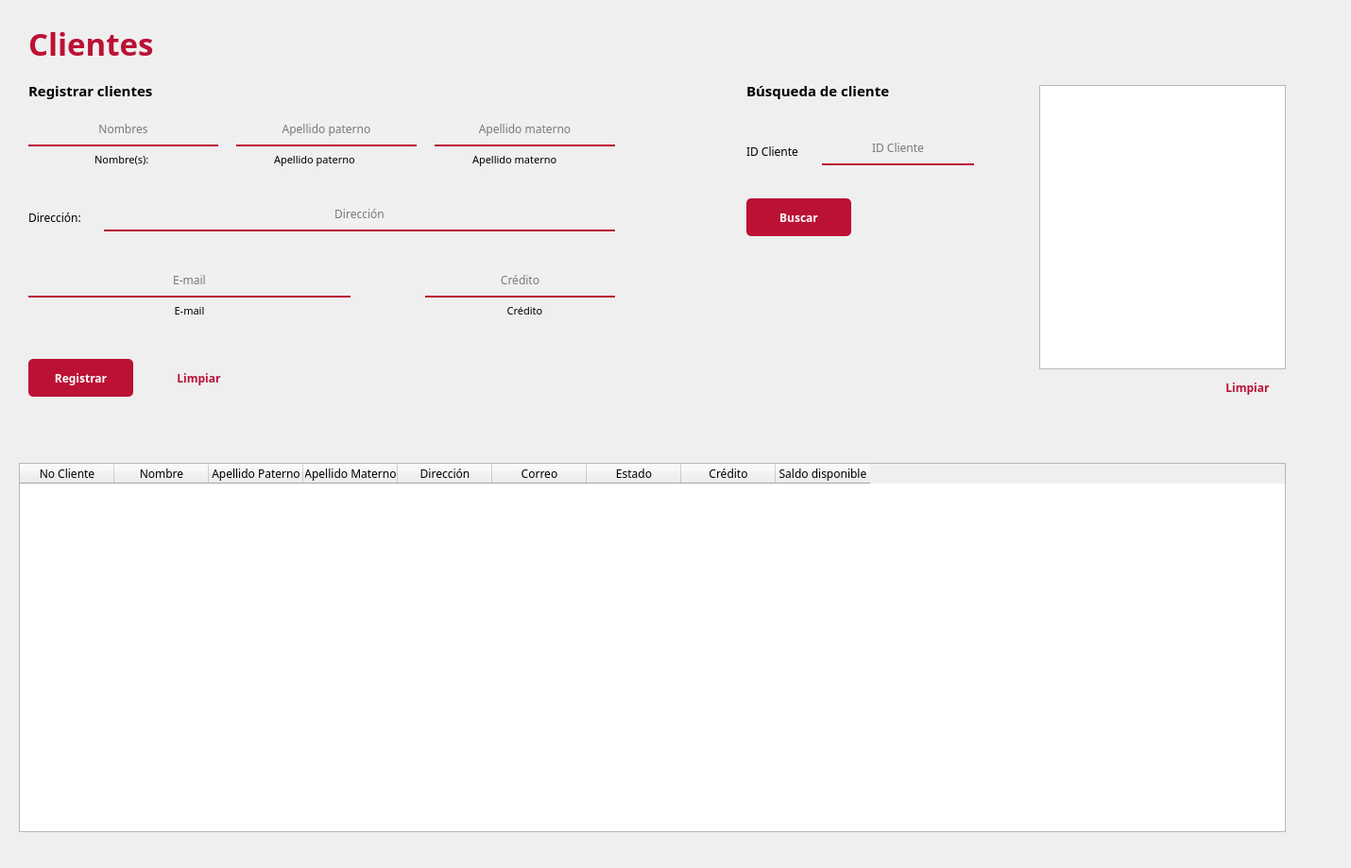
<?xml version="1.0" encoding="UTF-8"?>
<ui version="4.0">
 <class>MainWindow</class>
 <widget class="QMainWindow" name="MainWindow">
  <property name="geometry">
   <rect>
    <x>0</x>
    <y>0</y>
    <width>1430</width>
    <height>919</height>
   </rect>
  </property>
  <property name="font">
   <font>
    <family>Product Sans</family>
   </font>
  </property>
  <property name="windowTitle">
   <string>MainWindow</string>
  </property>
  <widget class="QWidget" name="centralwidget">
   <widget class="QLabel" name="label">
    <property name="geometry">
     <rect>
      <x>30</x>
      <y>10</y>
      <width>261</width>
      <height>71</height>
     </rect>
    </property>
    <property name="font">
     <font>
      <family>Product Sans</family>
      <pointsize>25</pointsize>
      <weight>75</weight>
      <bold>true</bold>
     </font>
    </property>
    <property name="styleSheet">
     <string notr="true">color: #bb1135;</string>
    </property>
    <property name="text">
     <string>Clientes</string>
    </property>
   </widget>
   <widget class="QLabel" name="label_4">
    <property name="geometry">
     <rect>
      <x>30</x>
      <y>80</y>
      <width>201</width>
      <height>31</height>
     </rect>
    </property>
    <property name="font">
     <font>
      <pointsize>11</pointsize>
      <weight>75</weight>
      <bold>true</bold>
     </font>
    </property>
    <property name="text">
     <string>Registrar clientes</string>
    </property>
   </widget>
   <widget class="QLabel" name="label_9">
    <property name="geometry">
     <rect>
      <x>30</x>
      <y>220</y>
      <width>71</width>
      <height>20</height>
     </rect>
    </property>
    <property name="font">
     <font>
      <pointsize>9</pointsize>
     </font>
    </property>
    <property name="text">
     <string>Dirección:</string>
    </property>
   </widget>
   <widget class="QLineEdit" name="txtCredito">
    <property name="geometry">
     <rect>
      <x>450</x>
      <y>280</y>
      <width>201</width>
      <height>35</height>
     </rect>
    </property>
    <property name="font">
     <font>
      <family>Product Sans</family>
      <pointsize>9</pointsize>
     </font>
    </property>
    <property name="styleSheet">
     <string notr="true">QLineEdit {
	background-color: rgb(240, 240, 240);
	border: none;
	border-bottom: 2px solid #bb1135;
}</string>
    </property>
    <property name="text">
     <string/>
    </property>
    <property name="alignment">
     <set>Qt::AlignCenter</set>
    </property>
    <property name="placeholderText">
     <string>Crédito</string>
    </property>
   </widget>
   <widget class="QLineEdit" name="txtNombre">
    <property name="geometry">
     <rect>
      <x>30</x>
      <y>120</y>
      <width>201</width>
      <height>35</height>
     </rect>
    </property>
    <property name="font">
     <font>
      <family>Product Sans</family>
      <pointsize>9</pointsize>
     </font>
    </property>
    <property name="styleSheet">
     <string notr="true">QLineEdit {
	background-color: rgb(240, 240, 240);
	border: none;
	border-bottom: 2px solid #bb1135;
}</string>
    </property>
    <property name="alignment">
     <set>Qt::AlignCenter</set>
    </property>
    <property name="placeholderText">
     <string>Nombres</string>
    </property>
   </widget>
   <widget class="QLineEdit" name="txtMaterno">
    <property name="geometry">
     <rect>
      <x>460</x>
      <y>120</y>
      <width>191</width>
      <height>35</height>
     </rect>
    </property>
    <property name="font">
     <font>
      <family>Product Sans</family>
      <pointsize>9</pointsize>
     </font>
    </property>
    <property name="styleSheet">
     <string notr="true">QLineEdit {
	background-color: rgb(240, 240, 240);
	border: none;
	border-bottom: 2px solid #bb1135;
}</string>
    </property>
    <property name="text">
     <string/>
    </property>
    <property name="alignment">
     <set>Qt::AlignCenter</set>
    </property>
    <property name="placeholderText">
     <string>Apellido materno</string>
    </property>
   </widget>
   <widget class="QLabel" name="label_7">
    <property name="geometry">
     <rect>
      <x>500</x>
      <y>160</y>
      <width>111</width>
      <height>17</height>
     </rect>
    </property>
    <property name="font">
     <font>
      <pointsize>8</pointsize>
     </font>
    </property>
    <property name="text">
     <string>Apellido materno</string>
    </property>
   </widget>
   <widget class="QLineEdit" name="txtEmail">
    <property name="geometry">
     <rect>
      <x>30</x>
      <y>280</y>
      <width>341</width>
      <height>35</height>
     </rect>
    </property>
    <property name="font">
     <font>
      <family>Product Sans</family>
      <pointsize>9</pointsize>
     </font>
    </property>
    <property name="styleSheet">
     <string notr="true">QLineEdit {
	background-color: rgb(240, 240, 240);
	border: none;
	border-bottom: 2px solid #bb1135;
}</string>
    </property>
    <property name="alignment">
     <set>Qt::AlignCenter</set>
    </property>
    <property name="placeholderText">
     <string>E-mail</string>
    </property>
   </widget>
   <widget class="QLabel" name="label_5">
    <property name="geometry">
     <rect>
      <x>100</x>
      <y>160</y>
      <width>71</width>
      <height>17</height>
     </rect>
    </property>
    <property name="font">
     <font>
      <pointsize>8</pointsize>
     </font>
    </property>
    <property name="text">
     <string>Nombre(s):</string>
    </property>
   </widget>
   <widget class="QLabel" name="label_14">
    <property name="geometry">
     <rect>
      <x>160</x>
      <y>320</y>
      <width>81</width>
      <height>17</height>
     </rect>
    </property>
    <property name="font">
     <font>
      <pointsize>8</pointsize>
     </font>
    </property>
    <property name="text">
     <string>E-mail</string>
    </property>
    <property name="alignment">
     <set>Qt::AlignCenter</set>
    </property>
   </widget>
   <widget class="QLabel" name="label_15">
    <property name="geometry">
     <rect>
      <x>510</x>
      <y>320</y>
      <width>91</width>
      <height>17</height>
     </rect>
    </property>
    <property name="font">
     <font>
      <pointsize>8</pointsize>
     </font>
    </property>
    <property name="text">
     <string>Crédito</string>
    </property>
    <property name="alignment">
     <set>Qt::AlignCenter</set>
    </property>
   </widget>
   <widget class="QLineEdit" name="txtDireccion">
    <property name="geometry">
     <rect>
      <x>110</x>
      <y>210</y>
      <width>541</width>
      <height>35</height>
     </rect>
    </property>
    <property name="font">
     <font>
      <family>Product Sans</family>
      <pointsize>9</pointsize>
     </font>
    </property>
    <property name="styleSheet">
     <string notr="true">QLineEdit {
	background-color: rgb(240, 240, 240);
	border: none;
	border-bottom: 2px solid #bb1135;
}</string>
    </property>
    <property name="alignment">
     <set>Qt::AlignCenter</set>
    </property>
    <property name="placeholderText">
     <string>Dirección</string>
    </property>
   </widget>
   <widget class="QLabel" name="label_6">
    <property name="geometry">
     <rect>
      <x>290</x>
      <y>160</y>
      <width>101</width>
      <height>17</height>
     </rect>
    </property>
    <property name="font">
     <font>
      <pointsize>8</pointsize>
     </font>
    </property>
    <property name="text">
     <string>Apellido paterno</string>
    </property>
   </widget>
   <widget class="QLineEdit" name="txtPaterno">
    <property name="geometry">
     <rect>
      <x>250</x>
      <y>120</y>
      <width>191</width>
      <height>35</height>
     </rect>
    </property>
    <property name="font">
     <font>
      <family>Product Sans</family>
      <pointsize>9</pointsize>
     </font>
    </property>
    <property name="styleSheet">
     <string notr="true">QLineEdit {
	background-color: rgb(240, 240, 240);
	border: none;
	border-bottom: 2px solid #bb1135;
}</string>
    </property>
    <property name="text">
     <string/>
    </property>
    <property name="alignment">
     <set>Qt::AlignCenter</set>
    </property>
    <property name="placeholderText">
     <string>Apellido paterno</string>
    </property>
   </widget>
   <widget class="QPushButton" name="btnLimpiar">
    <property name="geometry">
     <rect>
      <x>170</x>
      <y>380</y>
      <width>81</width>
      <height>40</height>
     </rect>
    </property>
    <property name="font">
     <font>
      <family>Product Sans</family>
      <pointsize>9</pointsize>
      <weight>75</weight>
      <bold>true</bold>
     </font>
    </property>
    <property name="styleSheet">
     <string notr="true">QPushButton {
	color: #bb1135;
	border-radius: 5px;
	border: none;
}

QPushButton:pressed {
	color: #4d0000;
}</string>
    </property>
    <property name="text">
     <string>Limpiar</string>
    </property>
   </widget>
   <widget class="QPushButton" name="btnRegistrar">
    <property name="geometry">
     <rect>
      <x>30</x>
      <y>380</y>
      <width>111</width>
      <height>40</height>
     </rect>
    </property>
    <property name="font">
     <font>
      <family>Product Sans</family>
      <pointsize>9</pointsize>
      <weight>75</weight>
      <bold>true</bold>
     </font>
    </property>
    <property name="styleSheet">
     <string notr="true">QPushButton {
	color: #fff;
	background-color: #bb1135;
	border-radius: 5px;
	border: none;
}

QPushButton:pressed {
	background-color: #4d0000;
}</string>
    </property>
    <property name="text">
     <string>Registrar</string>
    </property>
   </widget>
   <widget class="QTableWidget" name="tbwClientes">
    <property name="geometry">
     <rect>
      <x>20</x>
      <y>490</y>
      <width>1341</width>
      <height>391</height>
     </rect>
    </property>
    <property name="font">
     <font>
      <family>Product Sans</family>
     </font>
    </property>
    <column>
     <property name="text">
      <string>No Cliente</string>
     </property>
    </column>
    <column>
     <property name="text">
      <string>Nombre</string>
     </property>
    </column>
    <column>
     <property name="text">
      <string>Apellido Paterno</string>
     </property>
    </column>
    <column>
     <property name="text">
      <string>Apellido Materno</string>
     </property>
    </column>
    <column>
     <property name="text">
      <string>Dirección</string>
     </property>
    </column>
    <column>
     <property name="text">
      <string>Correo</string>
     </property>
    </column>
    <column>
     <property name="text">
      <string>Estado</string>
     </property>
    </column>
    <column>
     <property name="text">
      <string>Crédito</string>
     </property>
    </column>
    <column>
     <property name="text">
      <string>Saldo disponible</string>
     </property>
    </column>
   </widget>
   <widget class="QLabel" name="label_8">
    <property name="geometry">
     <rect>
      <x>790</x>
      <y>80</y>
      <width>201</width>
      <height>31</height>
     </rect>
    </property>
    <property name="font">
     <font>
      <pointsize>11</pointsize>
      <weight>75</weight>
      <bold>true</bold>
     </font>
    </property>
    <property name="text">
     <string>Búsqueda de cliente</string>
    </property>
   </widget>
   <widget class="QLabel" name="label_10">
    <property name="geometry">
     <rect>
      <x>790</x>
      <y>150</y>
      <width>71</width>
      <height>20</height>
     </rect>
    </property>
    <property name="font">
     <font>
      <pointsize>9</pointsize>
     </font>
    </property>
    <property name="text">
     <string>ID Cliente</string>
    </property>
   </widget>
   <widget class="QLineEdit" name="txtIdCliente">
    <property name="geometry">
     <rect>
      <x>870</x>
      <y>140</y>
      <width>161</width>
      <height>35</height>
     </rect>
    </property>
    <property name="font">
     <font>
      <family>Product Sans</family>
      <pointsize>9</pointsize>
     </font>
    </property>
    <property name="styleSheet">
     <string notr="true">QLineEdit {
	background-color: rgb(240, 240, 240);
	border: none;
	border-bottom: 2px solid #bb1135;
}</string>
    </property>
    <property name="alignment">
     <set>Qt::AlignCenter</set>
    </property>
    <property name="placeholderText">
     <string>ID Cliente</string>
    </property>
   </widget>
   <widget class="QPushButton" name="btnBuscar">
    <property name="geometry">
     <rect>
      <x>790</x>
      <y>210</y>
      <width>111</width>
      <height>40</height>
     </rect>
    </property>
    <property name="font">
     <font>
      <family>Product Sans</family>
      <pointsize>9</pointsize>
      <weight>75</weight>
      <bold>true</bold>
     </font>
    </property>
    <property name="styleSheet">
     <string notr="true">QPushButton {
	color: #fff;
	background-color: #bb1135;
	border-radius: 5px;
	border: none;
}

QPushButton:pressed {
	background-color: #4d0000;
}</string>
    </property>
    <property name="text">
     <string>Buscar</string>
    </property>
   </widget>
   <widget class="QTextEdit" name="txtDisplay">
    <property name="geometry">
     <rect>
      <x>1100</x>
      <y>90</y>
      <width>261</width>
      <height>301</height>
     </rect>
    </property>
   </widget>
   <widget class="QPushButton" name="btnLimpiar2">
    <property name="geometry">
     <rect>
      <x>1280</x>
      <y>390</y>
      <width>81</width>
      <height>40</height>
     </rect>
    </property>
    <property name="font">
     <font>
      <family>Product Sans</family>
      <pointsize>9</pointsize>
      <weight>75</weight>
      <bold>true</bold>
     </font>
    </property>
    <property name="styleSheet">
     <string notr="true">QPushButton {
	color: #bb1135;
	border-radius: 5px;
	border: none;
}

QPushButton:pressed {
	color: #4d0000;
}</string>
    </property>
    <property name="text">
     <string>Limpiar</string>
    </property>
   </widget>
  </widget>
 </widget>
 <resources/>
 <connections/>
</ui>
